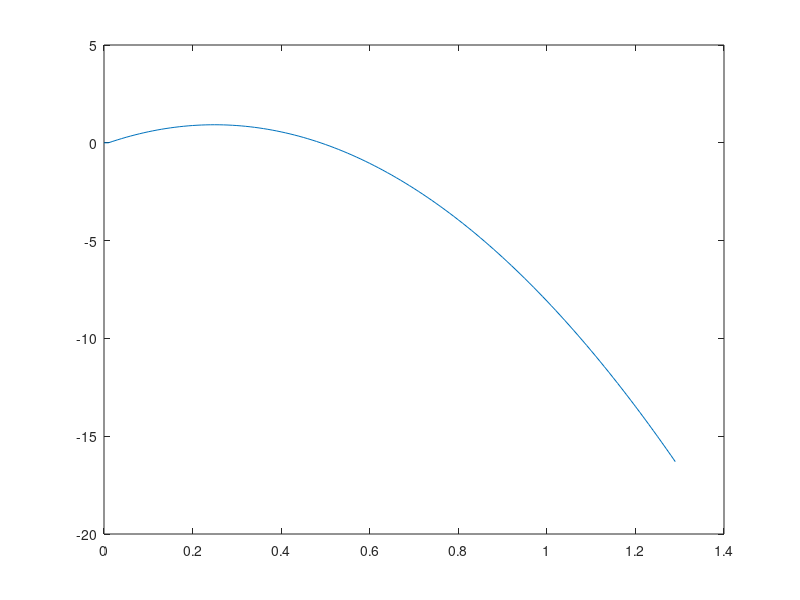

MATLAB code for this plot: (Note: this script raises an error after producing the figure.)
% constants
p_atm = 101325; % Pa
psiToPa = 6894.76; % conversion factor
gamma = 1.4; % adiabatic index of air
c_d = 0.345; % estimated coefficient of drag (from NASA)
rho_air = 1.293; % kg/m^3
rho_water = 997; % kg/m^3
m_rocket = 0.198; % empty rocket mass
v_rocket = 1.25*0.001; % m^3
r_rocket = 0.043; % m
r_nozzle = 0.015; % m
g = 9.81; % m/s^2
mToFt = 3.28; % conversion factor
beta = 0.5*c_d*rho_air*pi()*r_rocket^2; % multiplying constants for the drag force

% simulation parameters
delta_t = 0.01; % s, can set different delta time steps
launchPressure = input("What was the gauge launch pressure in psi? ")*psiToPa; % converted to Pa
launchVolume = input("What was the initial volume of water in mL? ")*10^(-6); % converted to m^3
initAirVolume = v_rocket - launchVolume;
cutoffSpeed = 10; % m/s, max downward speed before ending simulation
turbulenceFactor = 1.5; % experimental

% frame 1 (initial conditions) and setting up arrays
p = zeros(10000, 1);
p(1) = launchPressure + p_atm; % start pressure array with p(1) = initial total pressure
m = zeros(10000, 1);
m(1) = m_rocket + launchVolume * rho_water; % start mass array with m(1) = initial total mass
m_dot = zeros(10000, 1);
m_dot(1) = -pi()*r_nozzle^2*rho_water*sqrt(2*launchPressure/rho_water);
v = zeros(10000, 1);
% start velocity array with v(1) = 0 m/s
h = zeros(10000, 1); % start height array with h(1) = 0 m/s
T = zeros(10000, 1);
T(1) = 2*pi()*r_nozzle^2*launchPressure; % start thrust force array with T(1) = initial thrust force
time = zeros(10000, 1);

% looping calculations
i = 1; % index
while(v(i) > -cutoffSpeed && i < 10000)
    time(i+1) = time(i) + delta_t;
    p(i+1)= p(1)*((initAirVolume + (m(1) - m(i))/rho_water)/initAirVolume)^(-gamma);
    if(m(i) >= m_rocket)
        disp("thrusting")
        T(i+1) = 2*pi()*r_nozzle^2*(p(i)-p_atm);
        m_dot(i+1) = -pi()*r_nozzle^2*rho_water*sqrt(2*(p(i)-p_atm)/rho_water)/turbulenceFactor;
        v(i+1) = v(i) + (T(i)/m(i) - g - (beta*v(i)*abs(v(i)))/m(i))*delta_t;
        h(i+1) = h(i) + v(i)*delta_t;
        m(i+1) = m(i) + m_dot(i)*delta_t;
    else
        disp("weee")
        v(i+1) = v(i) + (-g -(beta*v(i)*abs(v(i)))/m_rocket)*delta_t;
        h(i+1) = h(i) + v(i)*delta_t;
        m(i+1) = m(i);
    end
    i = i + 1;
end

plot(time(1:i), mToFt*h(1:i));
disp("Max Height: " + num2str(mToFt*max(h)) + " ft")

